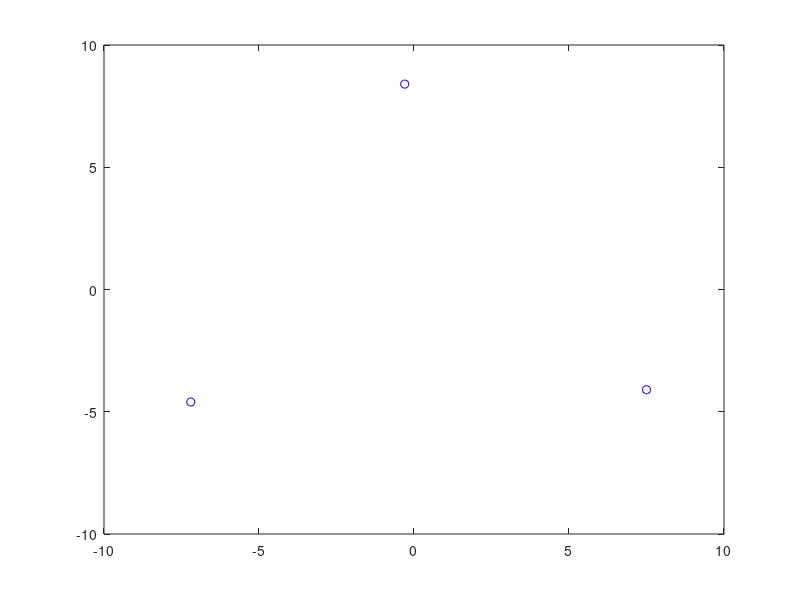

MATLAB code for this plot: (Note: this script raises an error after producing the figure.)
%% Plot the workspace area which is the intersected area of the 3 circle
% Position of the 1st active joint a_1
a1x=7.5;
a1y=-4.1;
plot(a1x,a1y,'bo')
hold on
% Position of the 2nd active joint a_2
a2x=-0.3;
a2y=8.4;
plot(a2x,a2y,'bo')
hold on
% Position of the 3rd active joint a_3
a3x=-7.2;
a3y=-4.6;
plot(a3x,a3y,'bo')
hold on
% The length of the links of the active link ri and the passive one li [ where i =1,2,3 ] ]
ri=7.5;
li=6.0;
%% Plot circles
% for circle 1
 C1=circleplot(a1x,a1y,(ri+li));
% for circle 2
 C2=circleplot(a2x,a2y,(ri+li));
% for circle 3
 C3=circleplot(a3x,a3y,(ri+li));
 hold on
%%%%%%%%%%%%%%%%%%%%%%%%%%%%%%%
% The intersection points of the 3 circle
[x1out,y1out] = circcirc(a1x,a1y,(ri+li),a2x,a2y,(ri+li));
[x2out,y2out] = circcirc(a3x,a3y,(ri+li),a2x,a2y,(ri+li));
[x3out,y3out] = circcirc(a1x,a1y,(ri+li),a3x,a3y,(ri+li));
%%%%%%%%%%%%%%%%%%%
% Plot the curve of the intersection area between a1 , a2 and a3 which give
% us the workspace area.
d = sqrt((x3out(2)-x1out(1))^2+(y3out(2)-y1out(1))^2); % Distance between points
a = atan2(x3out(2)-x1out(1),-(y3out(2)-y1out(1))); % Perpendicular bisector angle
b = asin(d/2/(ri+li)); % Half arc angle
c = linspace(a-b,a+b); % Arc angle range
e = sqrt((ri+li)^2-d^2/4); % Distance, center to midpoint
xcurve = (x1out(1)+x3out(2))/2-e*cos(a)+(ri+li)*cos(c); % Cartesian coords. of arc
ycurve = (y1out(1)+y3out(2))/2-e*sin(a)+(ri+li)*sin(c);
plot(xcurve,ycurve,'k.', 'MarkerSize',5)
hold on
d = sqrt((x2out(2)-x1out(1))^2+(y2out(2)-y1out(1))^2); % Distance between points
a = atan2(-(x2out(2)-x1out(1)),y2out(2)-y1out(1)); % Perpendicular bisector angle
b = asin(d/2/(ri+li)); % Half arc angle
c = linspace(a-b,a+b); % Arc angle range
e = sqrt((ri+li)^2-d^2/4); % Distance, center to midpoint
xcurve = (x1out(1)+x2out(2))/2-e*cos(a)+(ri+li)*cos(c); % Cartesian coords. of arc
ycurve = (y1out(1)+y2out(2))/2-e*sin(a)+(ri+li)*sin(c);
plot(xcurve,ycurve,'k.', 'MarkerSize',5)
hold on
d = sqrt((x3out(2)-x2out(2))^2+(y3out(2)-y2out(2))^2); % Distance between points
a = atan2(-(x3out(2)-x2out(2)),y3out(2)-y2out(2)); % Perpendicular bisector angle
b = asin(d/2/(ri+li)); % Half arc angle
c = linspace(a-b,a+b); % Arc angle range
e = sqrt((ri+li)^2-d^2/4); % Distance, center to midpoint
xcurve = (x2out(2)+x3out(2))/2-e*cos(a)+(ri+li)*cos(c); % Cartesian coords. of arc
ycurve = (y2out(2)+y3out(2))/2-e*sin(a)+(ri+li)*sin(c);
plot(xcurve,ycurve,'k.', 'MarkerSize',5)
hold on
xlabel('X [m]') % x-axis label
ylabel('Y [m]') % y-axis label
 % xlim([-0.3 0.9])
%set(gca,'xtick',-1.5:0.2:1.5)
 % ylim([-0.3 0.9])
%set(gca,'ytick',-1.5:0.2:1.5)
%set(gca,'FontSize',15)
%set(findall(gca, 'Type','text'), 'FontSize', 15)
axis square
grid on

% This function is used to plot any circle with position x and y, and
% radius r
